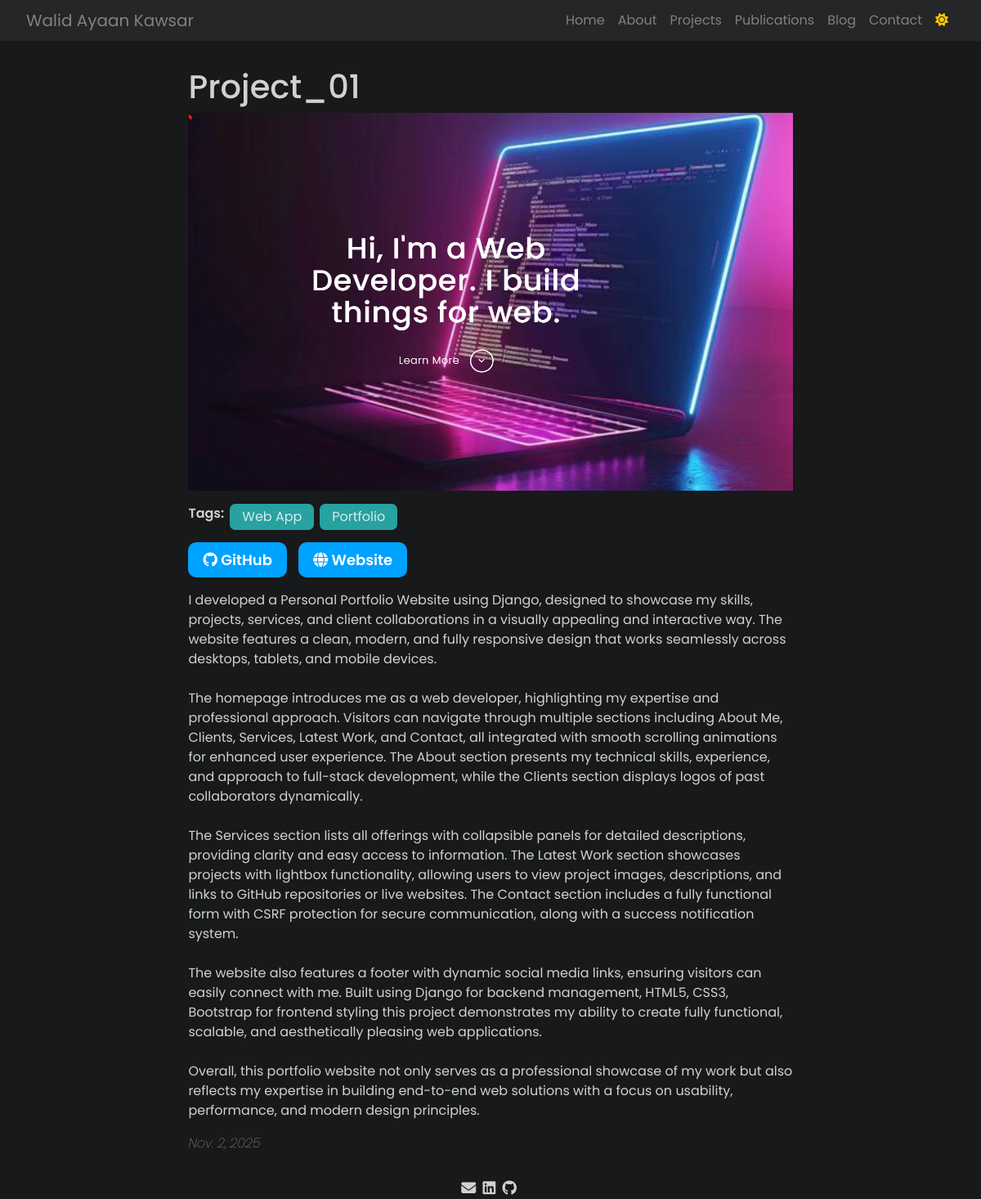
The page /pages/project/3/ on the database its author committed.
### main/models.py (models this page shows)
class Project(models.Model):
    project_name = models.CharField(max_length=100, blank=True, null=True)
    picture = models.ImageField(upload_to='picture of project/', blank=True, null=True)
    tag = models.ManyToManyField(Tags, related_name="posts", blank=True)
    date = models.DateField(blank=True, null=True)
    description = models.TextField(blank=True, null=True)
    github_link = models.URLField(blank=True, null=True)
    website_link = models.URLField(blank=True, null=True)

class Tags(models.Model):
    Tag_name = models.CharField(max_length=100, unique=True, blank=True, null=True)

### main/views.py (the view)
# urls.py: path('project/<int:post_id>/', views.viewProject, name='viewProject'),
def viewProject(request, post_id):
    project = get_object_or_404(Project, id=post_id)
    links = Contact.objects.first()
    return render(request, 'pages/viewProject.html', {'projects': project, 'link': links})

### templates/pages/viewProject.html (shortened to what this page needs)
{% load static %}
<!DOCTYPE html>
<html lang="en">
<head>
    <link href="https://cdn.jsdelivr.net/npm/bootstrap@5.3.2/dist/css/bootstrap.min.css" rel="stylesheet"
>
    <link rel="stylesheet" href="https://cdnjs.cloudflare.com/ajax/libs/font-awesome/6.4.2/css/all.min.css"
 />
    <link rel="stylesheet" href="{% static 'css/all.css' %}">
    <link rel="stylesheet" href="{% static 'css/viewProject.css' %}">
</head>
<body id="body" class="dark-mode">
    <nav class="navbar navbar-expand-lg">
        <div class="">
            <a class="navbar-brand" href="../index">Walid Ayaan Kawsar</a>
        </div>
        <div class="collapse navbar-collapse" id="navbarNav">
            <ul class="navbar-nav ms-auto">
                <li class="nav-item">
                    <a class="nav-link" href="{% url 'home' %}">Home</a>
                </li>
                <li class="nav-item">
                    <a class="nav-link" href="{% url 'about' %}">About</a>
                </li>
                <li class="nav-item">
                    <a class="nav-link" href="{% url 'project' %}">Projects</a>
                </li>
                <li class="nav-item">
                    <a class="nav-link" href="{% url 'publications' %}">Publications</a>
                </li>
                <li class="nav-item">
                    <a class="nav-link" href="{% url 'blog' %}">Blog</a>
                </li>
                <li class="nav-item">
                    <a class="nav-link" href="{% url 'contact' %}">Contact</a>
                </li>
                <li>
                    <button class="nav-link" id="toggle-mode"><i class="fa-solid fa-sun"
                            style="color: #ffc800;"></i></button>
                </li>
            </ul>
        </div>
    </nav>
    <section>
        <div class="post">
            <h1>{{ projects.project_name }}</h1>
            <div id="postImg">
                <img class="postImage" src="{{ projects.picture.url }}" alt="This is a project image">
            </div>
            <div class="tags-container">
                <Span style="font-weight: 600;">Tags: </Span>
                {% for tags in projects.tag.all %}
                    <span class="tag">{{ tags.Tag_name }}</span>
                {% endfor %}
            </div>
            <p class="project-links">
                <a href="{{ projects.github_link }}" target="_blank" class="github-btn">
                    <i class="fa-brands fa-github git-view"></i> GitHub
                </a>
                <a href="{{ projects.website_link }}" target="_blank" class="website-btn">
                    <i class="fa-solid fa-globe"></i> Website
                </a>
            </p>
            <div class="post-details">
                <p>
                    {{ projects.description|linebreaksbr  }}
                </p>
            </div>
            <p class="post-date fst-italic fw-lighter">{{ projects.date }}</p>
        </div>
    </section>
    <footer>
        <a href="mailto: {{ link.mail }}"><i class="fa-solid fa-envelope"></i></a>
        <a href="{{ link.linkedin }}"><i class="fa-brands fa-linkedin"></i></a>
        <a href="{{ link.github }}"><i class="fa-brands fa-github"></i></a>
    </footer>
</body>
</html>

### static/css/all.css (style rules this page uses)
:root { --fontColor: rgba(255,255,255,0.8); --BGcolor: #17191a; --navBG: #242627; }
body.dark-mode { --fontColor: rgba(255,255,255,0.8); --BGcolor: #17191a; background-color: #17191a !important; color: rgba(255,255,255,0.8) !important; font-family: 'Poppins', sans-serif !important; }
nav { background-color: var(--BGcolor) !important; color: var(--fontColor) !important; padding: 0.3rem 2rem !important; }
.navbar { background-color: var(--navBG) !important; }
.navbar-brand, .nav-link { color: #8a7e79 !important; }
.nav-link { position: relative; text-decoration: none; }
.nav-link::before { content: ''; position: absolute; bottom: 0; left: 0; width: 0; height: 2px; background-color: #0088ff; transition: width 0.3s ease; }
section { padding: 0 4.5rem; }
footer { width: 100%; text-align: center; }
footer > a > i { color: var(--fontColor); font-size: large; margin-right: 4px; }

### static/css/viewProject.css (style rules this page uses)
.post { width: 70% !important; margin: 2rem auto; }
.postImage { width: 100%; aspect-ratio: 16/10; margin-bottom: 1rem; }
.tag { padding: 4px 15px; background-color: rgba(52, 253, 253, 0.597); border-radius: 7px; white-space: nowrap; }
.tags-container { display: flex; flex-wrap: wrap; gap: 7px; }
.project-links a { padding: 8px 18px; border-radius: 10px; text-decoration: none; font-weight: 600; font-size: large; display: inline-block; margin-right: 10px; gap: 5px; margin-top: 15px; }
.github-btn { background-color: rgb(0, 162, 255); color: white; }
.website-btn { background-color: rgb(0, 162, 255); color: white; }

### rows shown on the page
Project: project_name "Project_01", picture (picture), description "I developed a Personal Portfolio Website using Django, designed to showcase my skills, projects, services, and client collaborations in a visually appealing and interactive way. The website features a clean, modern, and fully responsive design that works seamlessly across desktops, tablets, and mobile devices. The homepage introduces me as a web developer, highlighting my expertise and professional approach. Visitors can navigate through multiple sections including About Me, Clients, Services, Latest Work, and Contact, all integrated with smooth scrolling animations for enhanced user experience. The About section presents my technical skills, experience, and approach to full-stack…", date "Nov. 2, 2025"
Tags: Tag_name "Web App"
Tags: Tag_name "Portfolio"
